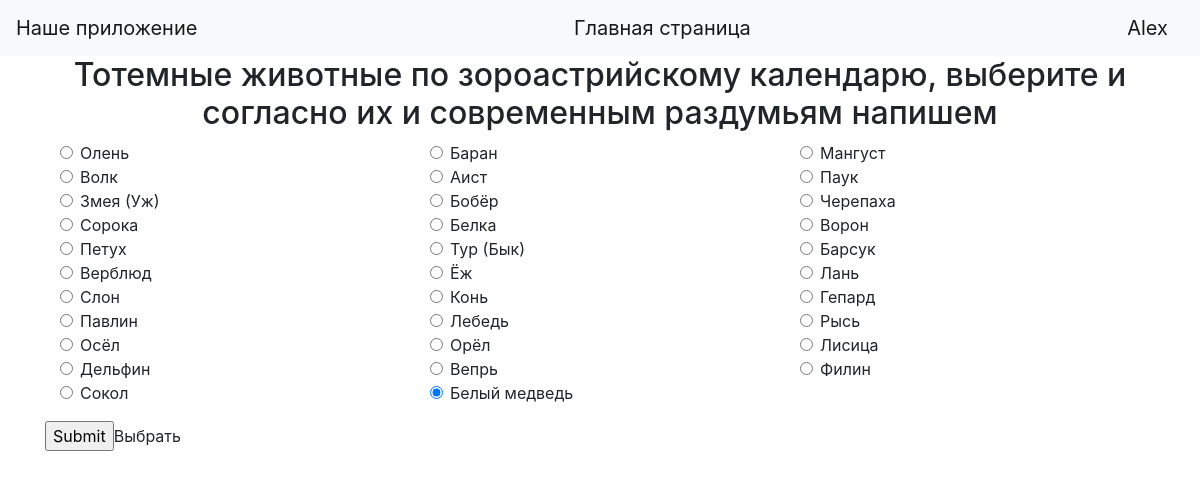
The page /animals (signed in) on the database its author committed.
### data/users.py (models this page shows, shortened)
class User(SqlAlchemyBase, UserMixin, SerializerMixin):
    __tablename__ = 'users'
    id = sqlalchemy.Column(sqlalchemy.Integer, primary_key=True, autoincrement=True)
    surname = sqlalchemy.Column(sqlalchemy.String, nullable=True)
    name = sqlalchemy.Column(sqlalchemy.String, nullable=True)
    age = sqlalchemy.Column(sqlalchemy.Integer, nullable=True)
    position = sqlalchemy.Column(sqlalchemy.String, nullable=True)
    speciality = sqlalchemy.Column(sqlalchemy.String, nullable=True)
    address = sqlalchemy.Column(sqlalchemy.String, nullable=True)
    email = sqlalchemy.Column(sqlalchemy.String, index=True, unique=True, nullable=True)
    hashed_password = sqlalchemy.Column(sqlalchemy.String, nullable=True)
    modified_date = sqlalchemy.Column(sqlalchemy.DateTime, default=datetime.datetime.now)
    animals = sqlalchemy.Column(sqlalchemy.String, nullable=True)

### data/animals.py (models this page shows, shortened)
class Animals(SqlAlchemyBase, UserMixin, SerializerMixin):
    __tablename__ = 'animals'
    id = sqlalchemy.Column(sqlalchemy.Integer, primary_key=True, autoincrement=True)
    animal = sqlalchemy.Column(sqlalchemy.String, nullable=True)
    count = sqlalchemy.Column(sqlalchemy.Integer, nullable=True, default=0)
    desc = sqlalchemy.Column(sqlalchemy.String, nullable=True)
    noanimal = sqlalchemy.Column(sqlalchemy.String, nullable=True)
    nick = sqlalchemy.Column(sqlalchemy.String, nullable=True)

### main.py (the view, shortened to what this page needs)
@app.route('/animals', methods=['GET', 'POST'])
def departments():
    if request.method == 'GET':
        print('GET')
        session = db_session.create_session()
        animalq = session.query(Animals).all()
        return render_template('departaments.html', users=animalq, title='capitan',
                               name='Тотемные животные по зороастрийскому календарю, выберите и согласно их и современным раздумьям напишем')

### data/db_session.py (called while the page is built)
def create_session() -> Session:
    global __factory
    return __factory()

### main.py (called while the page is built)
@login_manager.user_loader
def load_user(user_id):
    session = db_session.create_session()
    return session.query(User).get(user_id)

### templates/departaments.html (shortened to what this page needs)
{% extends "base.html" %}
{% block content %}
    <h2 align="center">{{ name }}</h2>
 <form method="post">
<div class="form-group">
                                <div class="container">
<div class="row">
    {% for animal in users %}
    <div class="col-sm-4"><div class="form-check">
         <input class="form-check-input" type="radio" name="animal" id="{{ animal.nick }}"
                value="{{ animal.id }},{{ animal.nick }},{{ animal.animal }},{{ animal.count }} " checked>
         <label class="form-check-label" for="{{ animal.nick }}">{{ animal.animal }}</label>
     </div></div>
    {% endfor %}</div> </div></div>
        <p><input type="submit">Выбрать</p>
                            </form>
{% endblock %}

### templates/base.html (shortened to what this page needs)
<!doctype html>
<html lang="en">
<head>
    <link rel="stylesheet"
          href="https://stackpath.bootstrapcdn.com/bootstrap/4.4.1/css/bootstrap.min.css"
>
</head>
<body>
<header>
    <nav class="navbar navbar-light bg-light">
        <a class="navbar-brand" href="#">Наше приложение</a>
<a class="navbar-brand" href="/">Главная страница</a>
    {% if current_user.is_authenticated %}
    <a class="navbar-brand" href="/logout">{{ current_user.name }}</a>
{% else %}
    <p>
        <a class="btn btn-primary " href="/register">Зарегистрироваться</a>
        <a class="btn btn-success" href="/login">Войти</a>
    </p>
{% endif %}
    </nav>
</header>
<main role="main" class="container">
    {% block content %}{% endblock %}
</main>
</body>
</html>

### rows shown on the page
User: name "Alex"
Animals: animal "Олень"
Animals: animal "Баран"
Animals: animal "Мангуст"
Animals: animal "Волк"
Animals: animal "Аист"
Animals: animal "Паук"
Animals: animal "Змея (Уж)"
Animals: animal "Бобёр"
Animals: animal "Черепаха"
Animals: animal "Сорока"
Animals: animal "Белка"
Animals: animal "Ворон"
Animals: animal "Петух"
Animals: animal "Тур (Бык)"
Animals: animal "Барсук"
Animals: animal "Верблюд"
Animals: animal "Ёж"
Animals: animal "Лань"
Animals: animal "Слон"
Animals: animal "Конь"
Animals: animal "Гепард"
Animals: animal "Павлин"
Animals: animal "Лебедь"
Animals: animal "Рысь"
Animals: animal "Осёл"
Animals: animal "Орёл"
Animals: animal "Лисица"
Animals: animal "Дельфин"
Animals: animal "Вепрь"
Animals: animal "Филин"
Animals: animal "Сокол"
Animals: animal "Белый медведь"

### other values the page prints
{{ name }} "Тотемные животные по зороастрийскому календарю, выберите и согласно их и современным раздумьям напишем"
